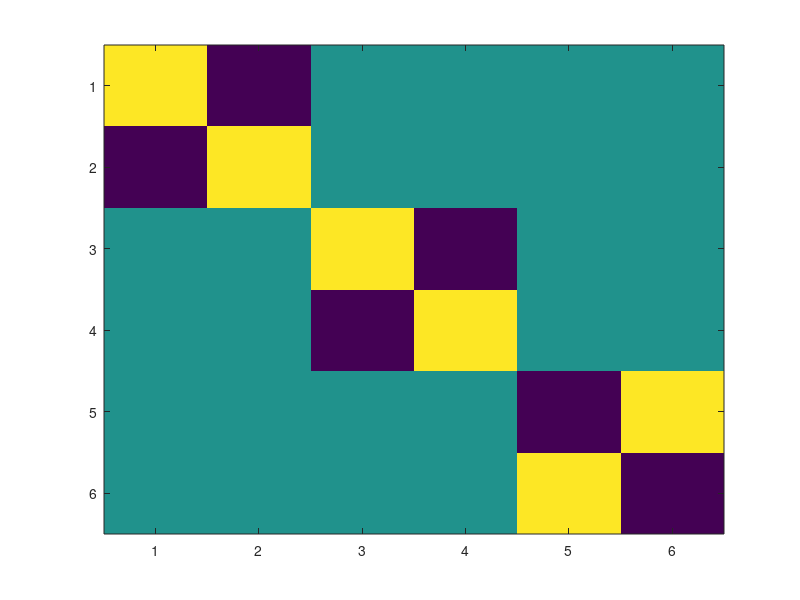

MATLAB code to generate this figure: (Note: this script raises an error after producing the figure.)
% This code is part of MATLAB-Qiskit Runtime Primitives.
% (C) Copyright IBM 2023.
% This code is licensed under the Apache License, Version 2.0. You may
% obtain a copy of this license in the LICENSE.txt file in the root directory
% of this source tree or at http://www.apache.org/licenses/LICENSE-2.0.
% 
% Any modifications or derivative works of this code must retain this
% copyright notice, and modified files need to carry a notice indicating
% that they have been altered from the originals.



% clc;
% clear;
close all;

%% Setup IBM Quantum cloud credentials

apiToken='3c5b304ce66fac801ad3173a65e5b99717bf2f4002989578e01185ba3f56d02a0589e8c3d208f99fe1c7040df83ddedf9f74e4cb178e51022daa6e80294acd28'

% result = Test_Sampler_Estimator ('ibm_quantum',apiToken, [])
% channel = "ibm_cloud";
% apiToken = 'MY_IBM_CLOUD_API_KEY';
% crn_service = 'MY_IBM_CLOUD_CRN';
% 
% service = QiskitRuntimeService(channel,apiToken,crn_service);


%% Setup IBM Quantum Platform credentials
% channel="ibm_quantum"
% service=QiskitRuntimeService(channel,apiToken,[]);
% 
% %%Define backend and access
% 
% service.Start_session=true;
% backend="ibmq_qasm_simulator";
% service.hub="ibm-q-wits"
% service.group="internal"
% service.project="physics"
% %%
% service.program_id = "estimator";
% service.Start_session = true;
% 
% 
% %% Enable the session and Estimator
% session = Session(service, backend);  
% estimator = Estimator(session=session);

%%
% Setup for Two-Qubit Quantum State Tomography Using VQE


% Known two-qubit state (Example: 
rho = [1, 0, 0, 1; 
      0, 0, 0, 0; 
      0, 0, 0, 0; 
      1, 0, 0, 1];

% Single-qubit Projection matrices
P_0 = [1, 0; 0, 0]; 
P_1 = [0, 0; 0, 1];
P_plus = 0.5 * [1, 1; 1, 1];
P_minus = 0.5 * [1, -1; -1, 1];
P_yplus = 0.5 * [1, -1i; 1i, 1];
P_yminus = 0.5 * [1, 1i; -1i, 1];

% Two-qubit Projection matrices using tensor product
Proj = {P_0, P_1, P_plus, P_minus, P_yplus, P_yminus}; 
T = [];

for i = 1:length(Proj)
    for j = 1:length(Proj)
        P_ij = kron(Proj{i}, Proj{j});
        vec_Pij = P_ij(:);
        T = [T, vec_Pij];
    end
end
% Print projectors

% Computing M from known rho
rho_flat = rho(:);
T=T';
T2=T;
% M is the measurement that we feed into the Vqe
M = T * rho_flat;

fprintf('Known rho:\n');
disp(rho);
fprintf('Computed M from rho:\n');
disp(M);

Mdisp=reshape(M,[6,6]); % Measurement data visualisation
imagesc(Mdisp)
%% 


%% 1. Mapping the problem to qubits/Quantum Hamiltonian

%%%% Here we use the QuadraticProgram class to convert into the Pauli terms
Linear    = -(T'* M + (M' * T)');
Quadratic = T'* T;
constant  = M'* M;
Qubo_test = qubo(Quadratic,Linear,constant);
Da = solve (Qubo_test);

Qubo = QuadraticProgram(Linear,Quadratic,constant);
[Pauli_terms2,Pauli_Coeff2, Offset_value] = Qubo.To_ising(Linear,Quadratic,constant);

%%%%% Here is your approach (I fixed the linear terms based on the
%%%%% formulation I provided on the pdf, and found it got better estimate of rho)
[pauli_terms, coefficients] = compute_pauli_terms(T, M);
Pauli_terms=convertCharsToStrings(pauli_terms);
Pauli_Coeff=coefficients';
Pauli_terms=convertCharsToStrings(Pauli_terms);
hamiltonian.Pauli_Term = Pauli_terms;
 hamiltonian.Coeffs = Pauli_Coeff;

%% 2. Choosing the ansatz circuit/s
circuit.reps=2;
circuit.entanglement = "linear";
circuit.number_qubits = strlength(Pauli_terms(1));
circuit.num_parameters = (circuit.reps+1)*circuit.number_qubits;


%% Arguments for the optimizer 
arg.hamiltonian = hamiltonian;
arg.circuit     = circuit;
arg.estimator   = estimator;

%% Define the cost function
cost_func = @(theta) cost_function(theta,arg);

%% Set the parameters for MATLAB surrogateopt global optimizer 
x0 = -5*ones(circuit.num_parameters,1);
max_iter =1024;

lower_bound = repmat(-2*pi,circuit.num_parameters,1);
upper_bound = repmat( 2*pi,circuit.num_parameters,1);

options = optimoptions("surrogateopt",...
    "MaxFunctionEvaluations",max_iter, ...
    "PlotFcn","optimplotfval",...
    "InitialPoints",x0);

%% 3. Executing the quantum VQE algorithm using the qiskit Estimator primititve and MATLAB 
% optimizer to find the ground state energy of H2 molecule

rng default %% For reproducibility

[angles,minEnergy] = surrogateopt(cost_func,lower_bound,upper_bound,options);

fprintf('Ground state energy: [ %s ]\n', minEnergy);
%%


ansatz = Twolocal(circuit, angles);

plot(ansatz)
sampler = Sampler(session=session);



job = sampler.run(ansatz,sampler.options.service);
results = sampler.Results(job.id);
%%% extract the bitstring
string_data = string(fieldnames(results.quasi_dists));
bitstring_data = replace(string_data,"x","");
%%% Extract the probabilitites
probabilities = cell2mat(struct2cell(results.quasi_dists));

%%% Find the bitstring with the highest probability
bitstring_maxprobability = string_data(find(probabilities==max(probabilities)));
fprintf('The quantum solution for vqe is: [ %s ]\n', bitstring_maxprobability);
%%
%%%% plot the results and color the graph using the received bit-string (solution)

bitstrings = fieldnames(results.quasi_dists);
counts = struct2array(results.quasi_dists);


% Create the bar plot
bar(counts)
title('Bitstring Distribution')
xlabel('Bitstrings')
ylabel('Counts')

% Label the x-axis with bit strings
set(gca, 'XTick', 1:length(bitstrings), 'XTickLabel', bitstrings)
xtickangle(45)  % Rotate labels for clarity
%% Covert bitstring into column vector
[Ary]=strconvert(bitstring_maxprobability)
%% Define the cost function to calculate the expectation value of the derived Hamiltonian
function [energy] = cost_function(parameters,arg)    

    % Construct the variational circuit 
    ansatz = Twolocal(arg.circuit, parameters);

    estimator = arg.estimator;
    job       = estimator.run(ansatz,arg.hamiltonian);

    %%%% Retrieve the results back
    results   = estimator.Results(job.id);
    energy    = results.values;
end

%%
function [pauli_terms, coefficients] = compute_pauli_terms(T, M)
    % Compute T^T T for convenience
    TTT = T'*T;
     TM=T'*M;
    % Dimensions
    N = size(T, 2);

    % Coefficients and terms
    coefficients = [];
    pauli_terms = {};

    % Calculate the J_{ij} coefficients and generate the associated Pauli terms
    for i = 1:N
        for j = i+1:N
            J_ij = 0.25 * TTT(i,j);
            
            if J_ij ~= 0
                coefficients = [coefficients; J_ij];
                term = generate_pauli_string(i, j, N);
                pauli_terms{end+1} = term;
            end
        end
    end

    % Calculate the h_i coefficients and generate the associated Pauli terms
    for i = 1:N
        h_i = -0.5 * sum(TTT(i,:)) +TM(i);

        if h_i ~= 0
            coefficients = [coefficients; h_i];
            term = generate_pauli_string(i, 0, N);  % 0 indicates a linear term
            pauli_terms{end+1} = term;
        end
    end
    
    % Add the offset term
    offset = (0.25 * sum(sum(TTT)))+M'*M-sum(T'*M);
    coefficients = [coefficients; offset];
    pauli_terms{end+1} = generate_pauli_string(0, 0, N);  % Using a special case in generate_pauli_string to get 'IIII...'
end

function term = generate_pauli_string(i, j, N)
    term = repmat('I', 1, N);
    
    if i == 0 && j == 0  % Offset term
        return;
    elseif j == 0  % Linear term
        term(i) = 'Z';
    else  % Quadratic term
        term(i) = 'Z';
        term(j) = 'Z';
    end
end


%Tomography function
%%

function [Ary]=strconvert(bitstring_data)
sz=size(bitstring_data)
if sz(1)==1
sol=convertStringsToChars(bitstring_data)
Ary=zeros(length(sol)-1,1);
for k=1:length(Ary)
    Ary(k)=str2num(sol(k+1));
end
l=sqrt(length(sol)-1);

imagesc(Ary)
else
    for r=1:sz(1)
        Res=bitstring_data(r,:);
        sol=convertStringsToChars(Res)
        Ary=zeros(length(sol)-1,1);
        for k=1:length(Ary)
        Ary(k)=str2num(sol(k+1));
        end
        l=sqrt(length(sol)-1);
        
       
        subplot(sz(1),1,r)
        imagesc(Ary)
    end 
end 
end



